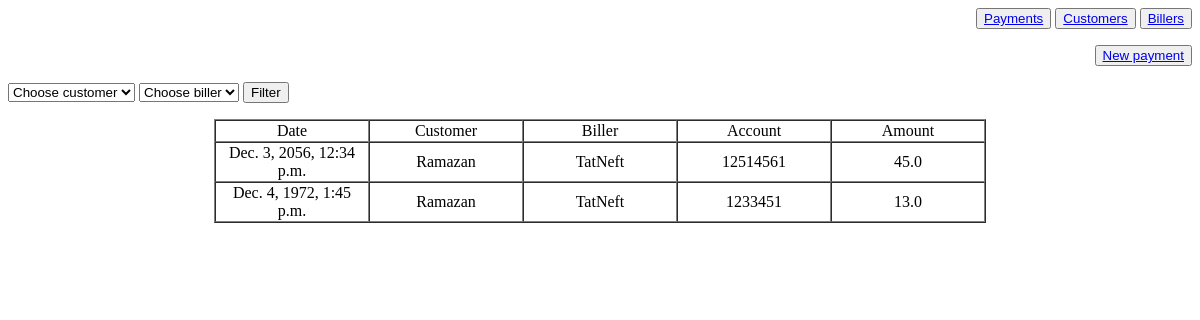
/payments/, run on an earlier commit of the app's database.
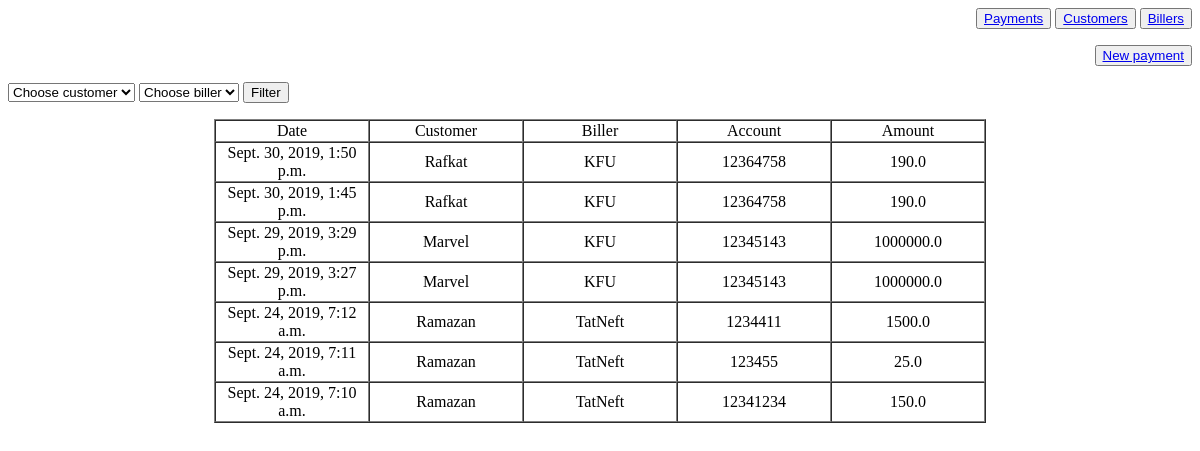
And on a later commit of the database.
### payments/models.py (models this page shows, shortened)
class Payment(models.Model):
    payment_text = models.CharField(max_length=200)
    pub_date = models.DateTimeField('date published', auto_now=True, null=True)
    amount = models.FloatField(max_length=200)
    customer = models.ForeignKey(Customer, on_delete=models.CASCADE, null=True)
    biller = models.ForeignKey(Biller, on_delete=models.CASCADE, null=True)
    account = models.IntegerField(null=True)

class Customer(models.Model):
    customer_text = models.CharField(max_length=200)
    def __str__(self):
        return self.customer_text

class Biller(models.Model):
    biller_text = models.CharField(max_length=200)
    def __str__(self):
        return self.biller_text

### payments/views.py (the view)
# urls.py: path('payments/', views.index, name='index'),
def index(request):
    latest_payments_list = Payment.objects.order_by('-pub_date')
    latest_customers_list = Customer.objects.order_by('customer_text')
    latest_billers_list = Biller.objects.order_by('biller_text')
    context = {'latest_payments_list': latest_payments_list}
    filters = {'latest_customers_list': latest_customers_list,
               'latest_billers_list': latest_billers_list}
    filter_details = request.GET
    customer_id = filter_details.get('customer_id')
    biller_id = filter_details.get('biller_id')
    template_path = 'payment/index.html'
    if customer_id is None and biller_id is None:
        return render(request, template_path, {**context, **filters})
    elif customer_id is None and biller_id is not None:
        latest_payments_list = Payment.objects.filter(biller_id=biller_id).order_by('-pub_date')
    elif biller_id is None and customer_id is not None:
        latest_payments_list = Payment.objects.filter(customer_id=customer_id).order_by('-pub_date')
    else:
        latest_payments_list = Payment.objects.filter(customer_id=customer_id,
                                                      biller_id=biller_id).order_by('-pub_date')
    return render(request, template_path, {'latest_payments_list': latest_payments_list, **filters})

### payments/templates/payment/index.html (shortened to what this page needs)
<p align="right">
    <button><a href="/payments/">Payments</a></button>
    <button><a href="/customers/">Customers</a></button>
    <button><a href="/billers/">Billers</a></button>
</p>
<p align="right">
    <button><a href="/newpayment/">New payment</a></button>
</p>
<form action="/payments/" method="get">
<p align="left">
    <select name="customer_id">
        <option disabled selected hidden>Choose customer</option>
    </select>
    <select name="biller_id">
        <option disabled selected hidden> Choose biller</option>
    </select>
<input type="submit" value="Filter">
</p>
</form>
<table border="1" cellspacing="0" align="center">
    <tr>
        <td width="150px" align="center"> Date</td>
        <td width="150px" align="center"> Customer</td>
        <td width="150px" align="center"> Biller</td>
        <td width="150px" align="center"> Account</td>
        <td width="150px" align="center"> Amount</td>
    </tr>
    {% if latest_payments_list %}
        {% for payments in latest_payments_list %}
            <tr>
                <td align="center">
                    {{ payments.pub_date }}
                </td>
                <td align="center">
                    {{ payments.customer }}
                </td>
                <td align="center">
                    {{ payments.biller }}
                </td>
                <td align="center">
                    {{ payments.account }}
                </td>
                <td align="center">
                    {{ payments.amount }}
                </td>
            </tr>
        {% endfor %}
    {% endif %}
</table>

What changed in the data, as far as the page shows it:
removed Payment: pub_date "Dec. 3, 2056, 12:34 p.m.", customer "Ramazan", biller "TatNeft", account "12514561", amount "45.0"
removed Payment: pub_date "Dec. 4, 1972, 1:45 p.m.", customer "Ramazan", biller "TatNeft", account "1233451", amount "13.0"
added Payment: pub_date "Sept. 30, 2019, 1:50 p.m.", customer "Rafkat", biller "KFU", account "12364758", amount "190.0"
added Payment: pub_date "Sept. 30, 2019, 1:45 p.m.", customer "Rafkat", biller "KFU", account "12364758", amount "190.0"
added Payment: pub_date "Sept. 29, 2019, 3:29 p.m.", customer "Marvel", biller "KFU", account "12345143", amount "1000000.0"
added Payment: pub_date "Sept. 29, 2019, 3:27 p.m.", customer "Marvel", biller "KFU", account "12345143", amount "1000000.0"
added Payment: pub_date "Sept. 24, 2019, 7:12 a.m.", customer "Ramazan", biller "TatNeft", account "1234411", amount "1500.0"
added Payment: pub_date "Sept. 24, 2019, 7:11 a.m.", customer "Ramazan", biller "TatNeft", account "123455", amount "25.0"
added Payment: pub_date "Sept. 24, 2019, 7:10 a.m.", customer "Ramazan", biller "TatNeft", account "12341234", amount "150.0"
